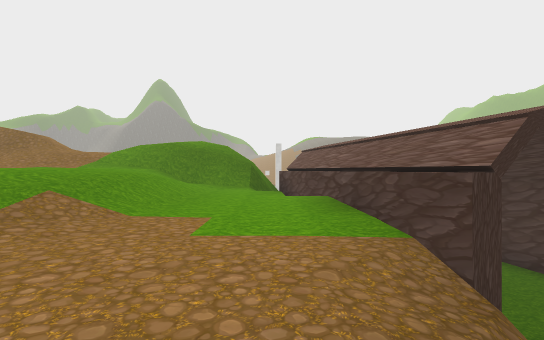
view 1 (above)

19 first-person views from a walk through a 3-D level made in the Unity game engine. The camera is 1.3 m above the floor, looks level and sees 85° across. The floor is counted in squares, 2 m on a side. Each view is taken from the middle of a square. On the plan, view 1 faces up. The plan holds only what a view shows up to about 9 squares ahead; the rest is blank. The place goes on beyond the plan. The player is left out. Some surface patterns are stand-ins.

view 2
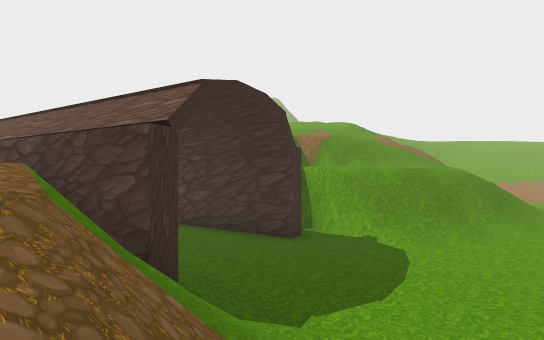

view 3
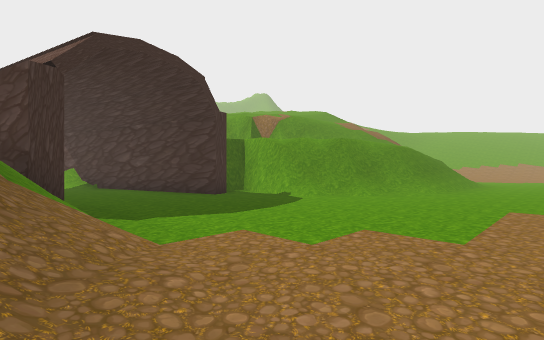

view 4
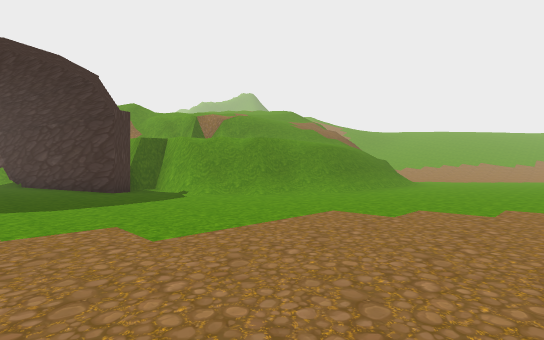

view 5
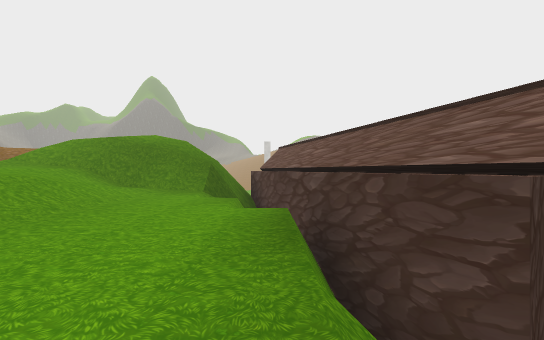

view 6
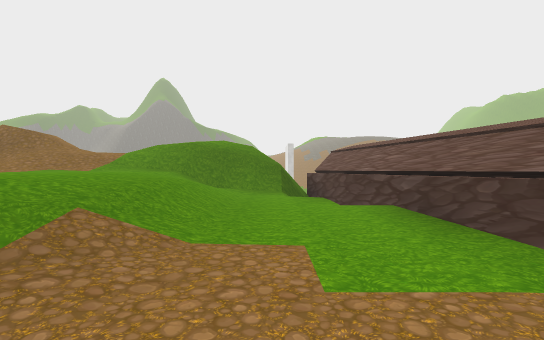

view 7
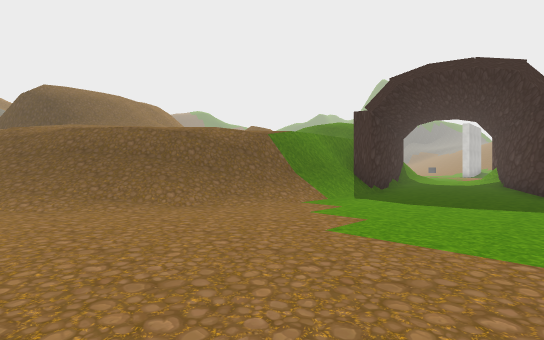

view 8
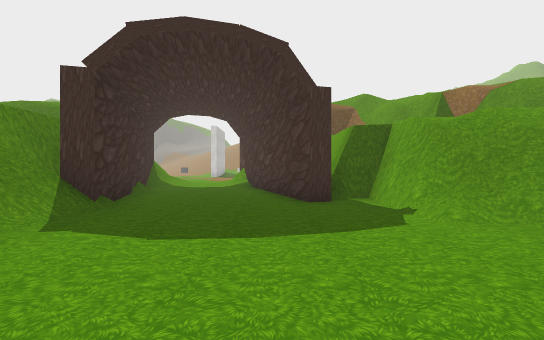

view 9
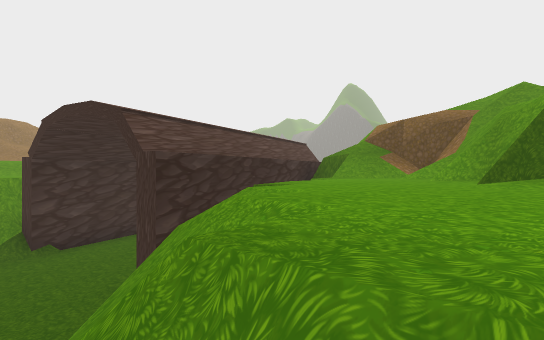

view 10
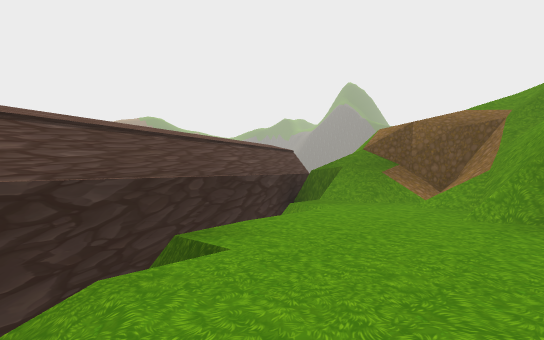

view 11
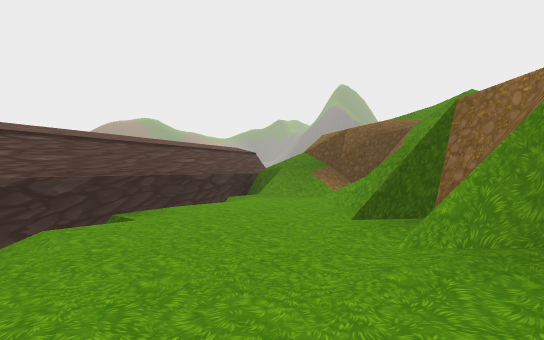

view 12
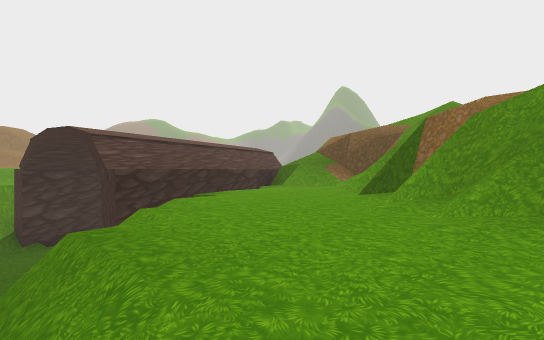

view 13
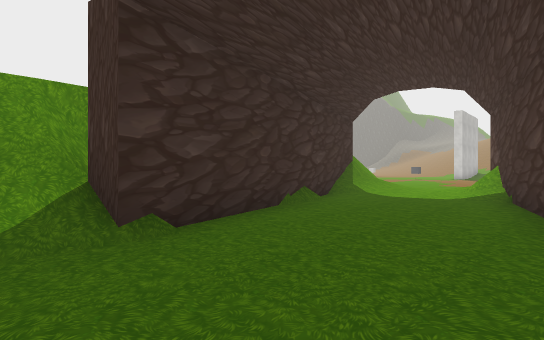

view 14
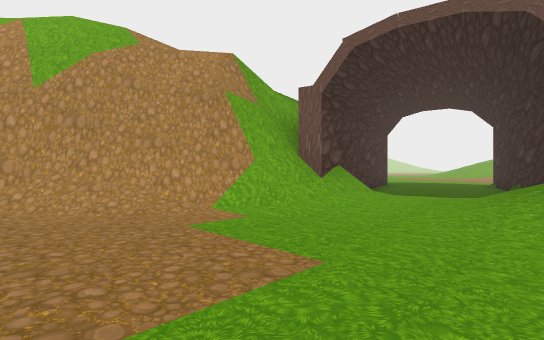

view 15
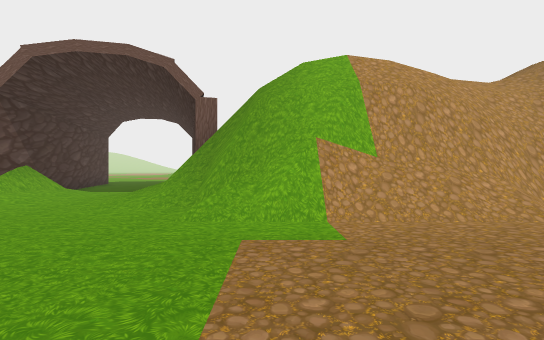

view 16
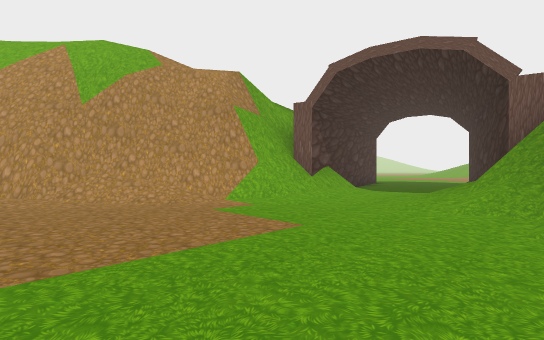

view 17
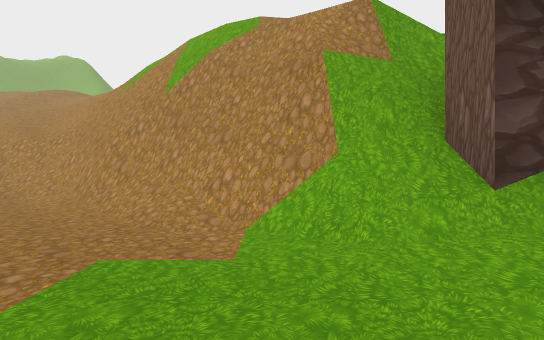

view 18
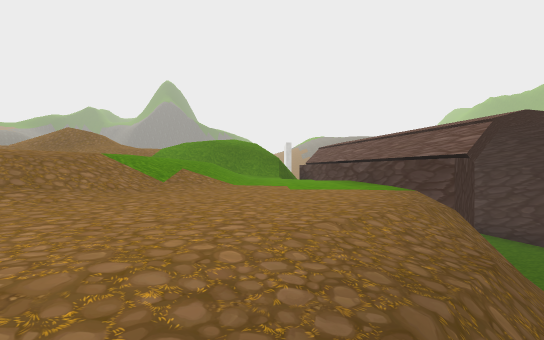

view 19
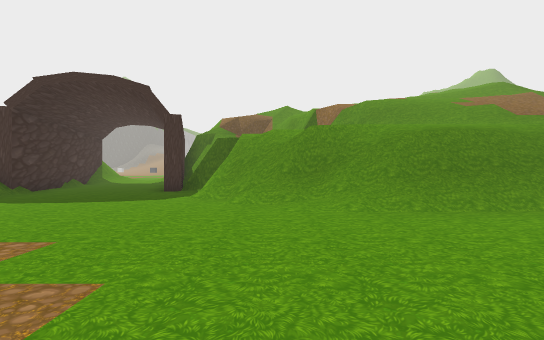

### Floor plan
Key: @ floor where view 1 was taken; # wall or solid block; x gap in a wall; . main floor; : floor 3.25 m higher than the main floor; + floor 3.75 m higher than the main floor; * floor 4.5 m higher than the main floor; % floor 4.75 m higher than the main floor; & floor 5.75 m higher than the main floor; / step, stairs or slope; = window, fence, low wall or low ledge; v drop or lower ground.
Columns run from 9 left of view 1 to 14 right of it. Each row starts with its distance up from view 1.
 21                  .=##
 20                 ..###
 19         .........###/
 18        .........##vv/
 17       ..........##v//
 16      ..........##v//
 15     ...##.....##v////
 14    ##v####....##v////
 13    /#////#=...#v/##=/
 12  ////////##...#v/////
 11  //&  ///##...##v/:##
 10 //////=xx##....#v::##
  9 ////%%/+: #....#vv::##
  8  %%%%%//::##...#vv:::##=
  7    %%%*/:: #...##v:::://
  6      %*/:::#....##v::::/
  5      %*/:::##...###:::::
  4      %*/:::v#....##//:::
  3      %/:::://.....//=//:
  2      */:::/#/....../////
  1      /+:::///........///
  0       :::@//............
 -1        ::///...........
 -2       ::///.............
 -3       /////.............
 -4       ////.............

Positions as (right, up) in squares from view 1, and headings:
1: (0, 0), facing up
2: (1, 0), facing up-right
3: (2, -2), facing up-right
4: (4, -4), facing up-right
5: (1, 2), facing up
6: (-1, 1), facing up
7: (7, -4), facing up-left
8: (6, -1), facing up
9: (12, 3), facing up-left
10: (11, 5), facing up-left
11: (13, 5), facing up-left
12: (14, 3), facing up-left
13: (6, 3), facing up-left
14: (1, 18), facing down-right
15: (-1, 19), facing down
16: (0, 19), facing down-right
17: (2, 15), facing right
18: (-1, -2), facing up
19: (10, -4), facing up
